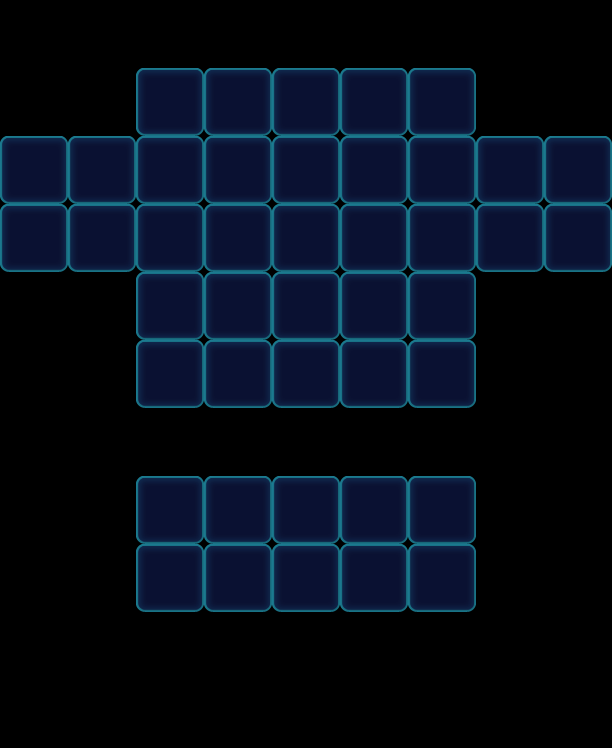

This game map was drawn from its Tiled (.tmx) file and the tilesets committed beside it. A one-line description and the trimmed map source follow:
An orthogonal 9x11 tile map with 68x68 px tiles, 1 tile layer (Valid), 2 tilesets and 38 objects (10x Monster, 10x Factory_Normal, 10x Ice, 8x Boss).

<map version="1.0" orientation="orthogonal" width="9" height="11" tilewidth="68" tileheight="68">
 <tileset firstgid="1" name="game_grid1" tilewidth="68" tileheight="68">
  <image source="game_grid1.png" width="68" height="68" />
 </tileset>
 <tileset firstgid="2" name="map" tilewidth="68" tileheight="68">
  <image source="map.png" width="1024" height="1024" />
 </tileset>
 <layer name="Valid" width="9" height="11">
  <data>[99 cells, 43 non-empty, 1 distinct tile ids]</data>
 </layer>
 <objectgroup name="BottomObj" width="9" height="11" />
 <objectgroup name="MiddleObj" width="9" height="11">
  <object name="45" type="Monster" gid="18" x="204" y="544">
   <properties>
    <property name="Color" value="Pink" />
   </properties>
  </object>
  <object name="45" type="Monster" gid="18" x="408" y="612">
   <properties>
    <property name="Color" value="Pink" />
   </properties>
  </object>
  <object name="45" type="Monster" gid="18" x="136" y="612">
   <properties>
    <property name="Color" value="Pink" />
   </properties>
  </object>
  <object name="45" type="Monster" gid="18" x="340" y="544">
   <properties>
    <property name="Color" value="Pink" />
   </properties>
  </object>
  <object name="65" type="Monster" gid="19" x="272" y="544">
   <properties>
    <property name="Color" value="Yellow" />
   </properties>
  </object>
  <object name="65" type="Monster" gid="19" x="204" y="612">
   <properties>
    <property name="Color" value="Yellow" />
   </properties>
  </object>
  <object name="65" type="Monster" gid="19" x="340" y="612">
   <properties>
    <property name="Color" value="Yellow" />
   </properties>
  </object>
  <object name="65" type="Monster" gid="19" x="408" y="544">
   <properties>
    <property name="Color" value="Yellow" />
   </properties>
  </object>
  <object name="65" type="Monster" gid="19" x="136" y="544">
   <properties>
    <property name="Color" value="Yellow" />
   </properties>
  </object>
  <object name="45" type="Monster" gid="18" x="272" y="612">
   <properties>
    <property name="Color" value="Pink" />
   </properties>
  </object>
 </objectgroup>
 <objectgroup color="#000000" name="TopObj" width="9" height="11">
  <object name="10" type="Factory_Normal" x="136" y="0" width="68" height="68">
   <properties>
    <property name="FactoryColorsConfig" value="Blue,Green,Purple,Orange" />
   </properties>
  </object>
  <object name="Ice" type="Ice" x="136" y="476" width="68" height="68">
   <properties>
    <property name="Layers" value="3" />
   </properties>
  </object>
  <object name="Ice" type="Ice" x="204" y="476" width="68" height="68">
   <properties>
    <property name="Layers" value="3" />
   </properties>
  </object>
  <object name="Ice" type="Ice" x="272" y="476" width="68" height="68">
   <properties>
    <property name="Layers" value="3" />
   </properties>
  </object>
  <object name="Ice" type="Ice" x="340" y="476" width="68" height="68">
   <properties>
    <property name="Layers" value="3" />
   </properties>
  </object>
  <object name="Ice" type="Ice" x="408" y="476" width="68" height="68">
   <properties>
    <property name="Layers" value="3" />
   </properties>
  </object>
  <object name="Ice" type="Ice" x="136" y="544" width="68" height="68">
   <properties>
    <property name="Layers" value="3" />
   </properties>
  </object>
  <object name="Ice" type="Ice" x="204" y="544" width="68" height="68">
   <properties>
    <property name="Layers" value="3" />
   </properties>
  </object>
  <object name="Ice" type="Ice" x="272" y="544" width="68" height="68">
   <properties>
    <property name="Layers" value="3" />
   </properties>
  </object>
  <object name="Ice" type="Ice" x="340" y="544" width="68" height="68">
   <properties>
    <property name="Layers" value="3" />
   </properties>
  </object>
  <object name="Ice" type="Ice" x="408" y="544" width="68" height="68">
   <properties>
    <property name="Layers" value="3" />
   </properties>
  </object>
  <object name="10" type="Factory_Normal" x="136" y="408" width="68" height="68">
   <properties>
    <property name="FactoryColorsConfig" value="Green,Yellow,Pink" />
   </properties>
  </object>
  <object name="10" type="Boss" x="476" y="136" width="68" height="68">
   <properties>
    <property name="BossName" value="ColorRight" />
    <property name="BossType" value="ColorBoss" />
    <property name="BossTypeConfig" value="Yellow,Pink" />
   </properties>
  </object>
  <object name="10" type="Boss" x="0" y="136" width="68" height="68">
   <properties>
    <property name="BossName" value="ColorLeft" />
    <property name="BossType" value="ColorBoss" />
    <property name="BossTypeConfig" value="Yellow,Pink" />
   </properties>
  </object>
  <object name="10" type="Boss" x="68" y="136" width="68" height="68">
   <properties>
    <property name="BossName" value="ColorLeft" />
    <property name="BossType" value="ColorBoss" />
    <property name="BossTypeConfig" value="Yellow,Pink" />
   </properties>
  </object>
  <object name="10" type="Boss" x="0" y="204" width="68" height="68">
   <properties>
    <property name="BossName" value="ColorLeft" />
    <property name="BossType" value="ColorBoss" />
    <property name="BossTypeConfig" value="Yellow,Pink" />
   </properties>
  </object>
  <object name="10" type="Boss" x="68" y="204" width="68" height="68">
   <properties>
    <property name="BossName" value="ColorLeft" />
    <property name="BossType" value="ColorBoss" />
    <property name="BossTypeConfig" value="Yellow,Pink" />
   </properties>
  </object>
  <object name="10" type="Factory_Normal" x="204" y="408" width="68" height="68">
   <properties>
    <property name="FactoryColorsConfig" value="Green,Yellow,Pink" />
   </properties>
  </object>
  <object name="10" type="Factory_Normal" x="272" y="408" width="68" height="68">
   <properties>
    <property name="FactoryColorsConfig" value="Green,Yellow,Pink" />
   </properties>
  </object>
  <object name="10" type="Factory_Normal" x="340" y="408" width="68" height="68">
   <properties>
    <property name="FactoryColorsConfig" value="Green,Yellow,Pink" />
   </properties>
  </object>
  <object name="10" type="Factory_Normal" x="408" y="408" width="68" height="68">
   <properties>
    <property name="FactoryColorsConfig" value="Green,Yellow,Pink" />
   </properties>
  </object>
  <object name="10" type="Factory_Normal" x="204" y="0" width="68" height="68">
   <properties>
    <property name="FactoryColorsConfig" value="Blue,Green,Purple,Orange" />
   </properties>
  </object>
  <object name="10" type="Factory_Normal" x="272" y="0" width="68" height="68">
   <properties>
    <property name="FactoryColorsConfig" value="Blue,Green,Purple,Orange" />
   </properties>
  </object>
  <object name="10" type="Factory_Normal" x="340" y="0" width="68" height="68">
   <properties>
    <property name="FactoryColorsConfig" value="Blue,Green,Purple,Orange" />
   </properties>
  </object>
  <object name="10" type="Factory_Normal" x="408" y="0" width="68" height="68">
   <properties>
    <property name="FactoryColorsConfig" value="Blue,Green,Purple,Orange" />
   </properties>
  </object>
  <object name="10" type="Boss" x="544" y="136" width="68" height="68">
   <properties>
    <property name="BossName" value="ColorRight" />
    <property name="BossType" value="ColorBoss" />
    <property name="BossTypeConfig" value="Yellow,Pink" />
   </properties>
  </object>
  <object name="10" type="Boss" x="476" y="204" width="68" height="68">
   <properties>
    <property name="BossName" value="ColorRight" />
    <property name="BossType" value="ColorBoss" />
    <property name="BossTypeConfig" value="Yellow,Pink" />
   </properties>
  </object>
  </objectgroup>
</map>
<!-- 1 of 38 objects omitted -->
